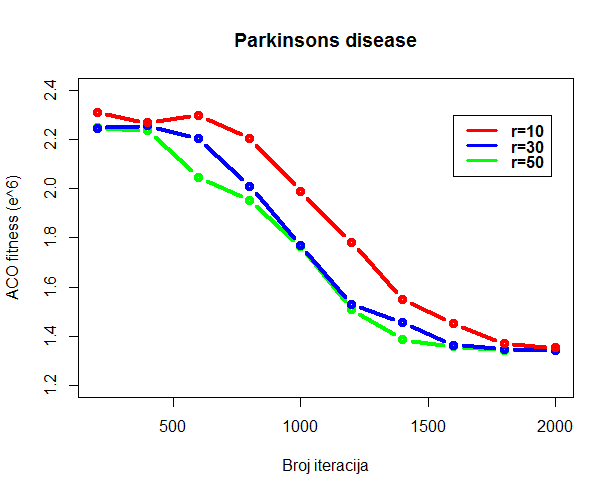

Generate this figure with R:
#mi=200,400,600,800, 1000, 1200, 1400, 1600, 1800, 2000, 2200, 2400
#r=10
x <- c(200,400,600,800, 1000, 1200, 1400, 1600, 1800, 2000)
y1 <- c(2.31, 2.268, 2.299, 2.203, 1.99, 1.78, 1.55, 1.45, 1.369, 1.352)

#r=30
y2 <- c(2.247, 2.256, 2.204, 2.01, 1.77, 1.529, 1.457, 1.364, 1.344, 1.343)

#r=50
y3 <- c(2.248, 2.236, 2.047, 1.952, 1.765, 1.509, 1.385, 1.357, 1.343, 1.343)

plot(x, y3, xlab="Broj iteracija", ylab="ACO fitness (e^6)", type = "b", col = "green", ylim=c(1.2, 2.4), lwd = 4, main="Parkinsons disease")
lines(x, y2, col="blue", lwd = 4, type = "b")
lines(x, y1, col="red", lwd = 4, type = "b")
legend(1600, 2.3, legend=c("r=10", "r=30", "r=50"), col=c("red", "blue", "green"),lty=1,  cex=1, text.font=2, lwd=3)
